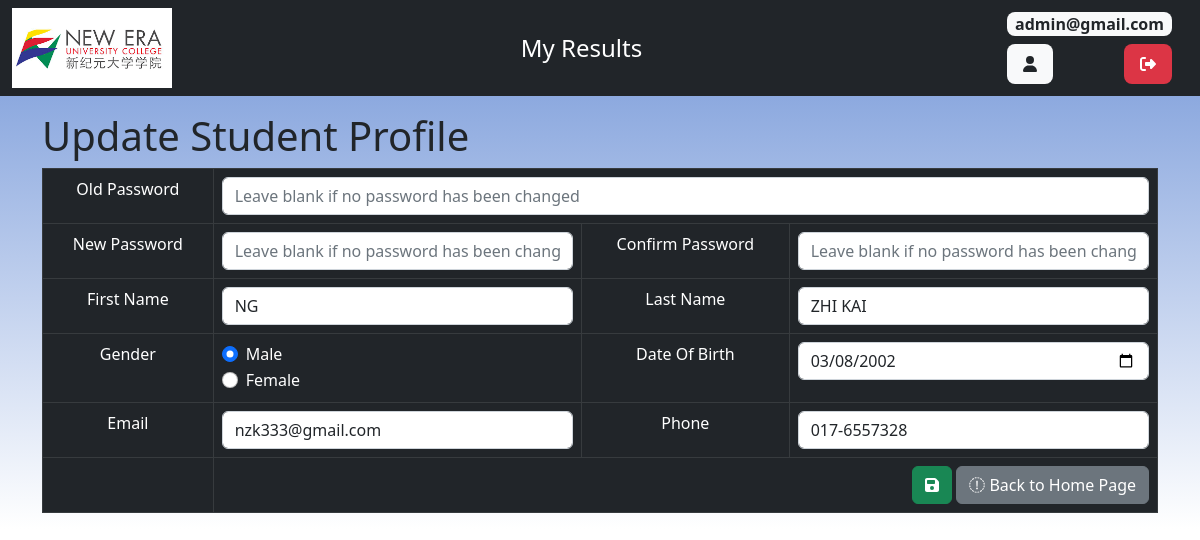
Screenshot of /student/stu_update.php?student_id=1 (signed in) with the database file from the repository.
### tables this page shows
CREATE TABLE IF NOT EXISTS `student` (
  `student_id` int(255) NOT NULL AUTO_INCREMENT,
  `student_firstname` text NOT NULL,
  `student_lastname` text NOT NULL,
  `student_password` varchar(50) NOT NULL,
  `student_email` varchar(128) NOT NULL,
  `student_phone` varchar(11) NOT NULL,
  `student_gender` varchar(30) NOT NULL,
  `date_of_birth` date NOT NULL,
  `user_type` varchar(50) NOT NULL,
  `student_entrytime` timestamp NOT NULL DEFAULT CURRENT_TIMESTAMP,
  PRIMARY KEY (`student_id`)
);

### student/stu_update.php (the view, shortened to what this page needs)
<!DOCTYPE html>
<html>
<head>
    <link href="https://cdn.jsdelivr.net/npm/bootstrap@5.2.2/dist/css/bootstrap.min.css" rel="stylesheet">
    <link href="../css/background.css" rel="stylesheet" />
</head>
<body>
    <div class="container-fluid px-0">
        <?php include 'stu_topnav.php'; ?>
        <div class="container my-3">
            <div class="page-header">
                <h1>Update Student Profile</h1>
            </div>
            <?php
            $student_id = isset($_GET['student_id']) ? $_GET['student_id'] : die('ERROR: Record ID not found.');
            include '../config/database.php';
            try {
                $query = "SELECT * FROM student WHERE student_id = ? LIMIT 0,1";
                $stmt = $con->prepare($query);
                $stmt->bindParam(1, $student_id);
                $stmt->execute();
                $row = $stmt->fetch(PDO::FETCH_ASSOC);
                $student_firstname = $row['student_firstname'];
                $student_lastname = $row['student_lastname'];
                $student_email = $row['student_email'];
                $student_phone = $row['student_phone'];
                $student_gender = $row['student_gender'];
                $date_of_birth = $row['date_of_birth'];
            }
            catch (PDOException $exception) {
                die('ERROR: ' . $exception->getMessage());
            }
            ?>
            <form action="<?php echo htmlspecialchars($_SERVER["PHP_SELF"] . "?student_id={$student_id}"); ?>" method="post" enctype="multipart/form-data">
                <table class='table table-hover table-dark table-responsive table-bordered'>
                    <tr>
                        <td class="text-center">Old Password</td>
                        <td colspan="3"><input type='password' name='old_student_password' class='form-control' placeholder="Leave blank if no password has been changed" /></td>
                    </tr>
                    <tr>
                        <td class="text-center">New Password</td>
                        <td><input type='password' name='student_password' class='form-control' placeholder="Leave blank if no password has been changed" /></td>
                        <td class="text-center">Confirm Password</td>
                        <td><input type='password' name='confirm_student_password' class='form-control' placeholder="Leave blank if no password has been changed" /></td>
                    </tr>
                    <tr>
                        <td class="text-center">First Name</td>
                        <td><input type='text' name='student_firstname' value="<?php echo htmlspecialchars($student_firstname, ENT_QUOTES);  ?>" class='form-control' /></td>
                        <td class="text-center">Last Name</td>
                        <td><input type='text' name='student_lastname' value="<?php echo htmlspecialchars($student_lastname, ENT_QUOTES);  ?>" class='form-control' /></td>
                    </tr>
                    <tr>
                        <td class="text-center">Gender</td>
                        <td>
                            <?php
                            if ($student_gender == "male") {
                                echo "<div class='form-check'>
                                    <input class='form-check-input' type='radio' name='student_gender' value='male' checked>
                                    <label class='form-check-label'>
                                    Male
                                    </label>
                                </div>
                                <div class='form-check'>
                                    <input class='form-check-input' type='radio' name='student_gender' value='female'>
                                    <label class='form-check-label'>
                                    Female
                                    </label>
                                </div>";
                            }
                            ?>
                        </td>
                        <td class="text-center">Date Of Birth</td>
                        <td><input type='date' name='date_of_birth' value="<?php echo htmlspecialchars($date_of_birth, ENT_QUOTES);  ?>" class='form-control' /></td>
                    </tr>
                    <tr>
                        <td class="text-center">Email</td>
                        <td><input type='text' name='student_email' value="<?php echo htmlspecialchars($student_email, ENT_QUOTES);  ?>" class='form-control' readonly/></td>
                        <td class="text-center">Phone</td>
                        <td><input type='text' name='student_phone' value="<?php echo htmlspecialchars($student_phone, ENT_QUOTES);  ?>" class='form-control' /></td>
                    </tr>
                    <tr>
                        <td></td>
                        <td colspan="3" class="text-end">
                            <button type='submit' class='btn btn-success'>
                                <i class="fa-solid fa-floppy-disk"></i>
                            </button>
                            <a href='index.php' class='btn btn-secondary'><i class="fa-sharp fa-solid fa-circle-arrow-left"></i> Back to Home Page</a>
                        </td>
                    </tr>
                </table>
            </form>
        </div>
    </div>
</body>
</html>

### css/background.css (style rules this page uses)
body { background: linear-gradient(#7396d8, #ffffff); background-repeat: repeat-x; }

### rows the page displays
student: student_firstname "NG", student_lastname "ZHI KAI", date_of_birth "03/08/2002", student_email "nzk333@gmail.com", student_phone "017-6557328"

### other values shown
$_SESSION["login"] "admin@gmail.com"
